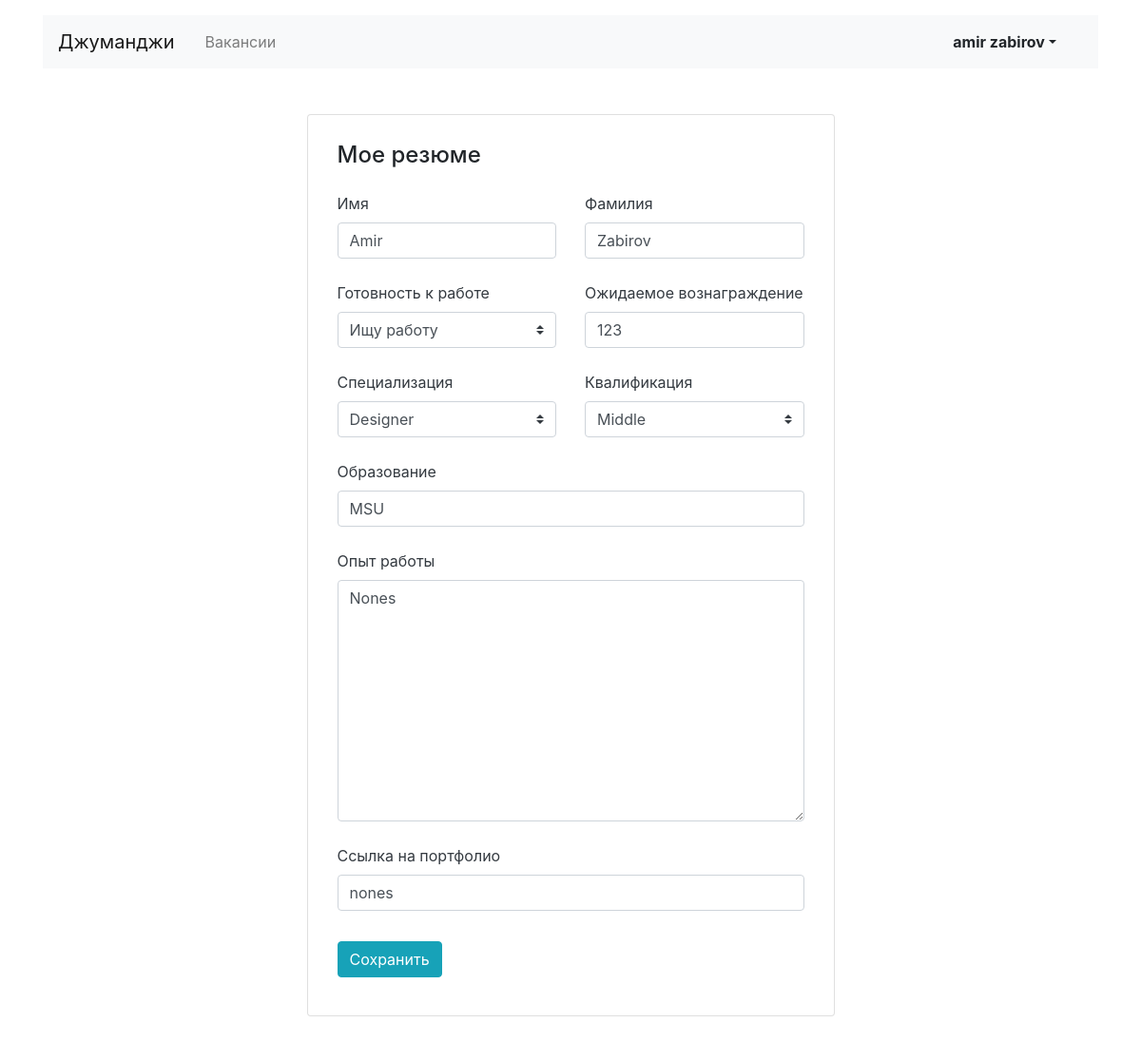
Before: /myresume/edit (signed in) with the older database file.
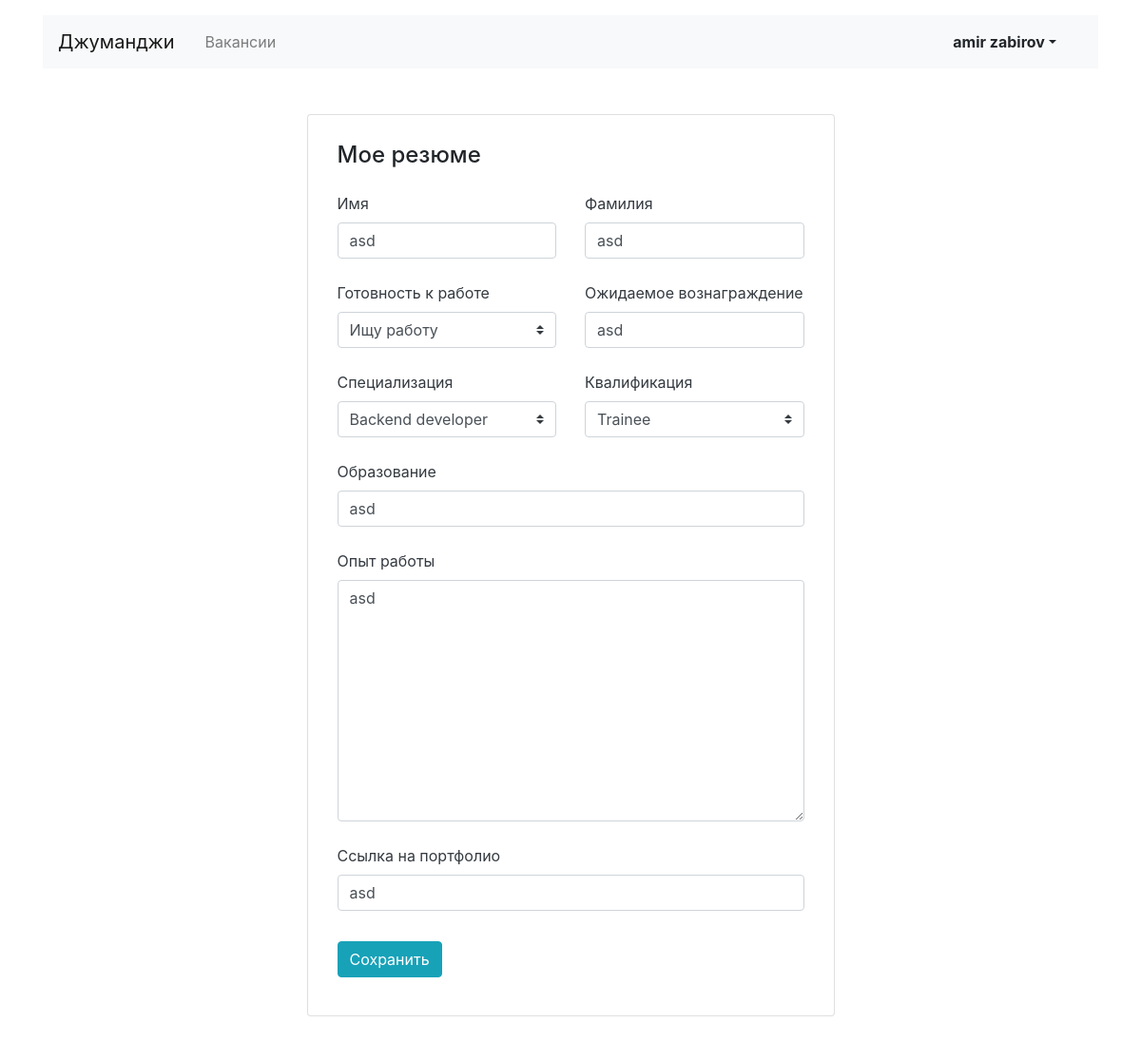
After: the same page with the newer database file.
### job_app/models.py (models this page shows, shortened)
class Resume(models.Model):
    name = models.CharField(max_length=20, verbose_name='Ваше имя')
    surname = models.CharField(max_length=40, verbose_name='Ваша фамилия')
    status = models.CharField(max_length=30, verbose_name='Ваш статус')
    salary = models.CharField(max_length=8, verbose_name='Ваша желаемая зарплата')
    specialty = models.CharField(max_length=64, verbose_name='Ваша специальность')
    grade = models.CharField(max_length=64, verbose_name='Ваш уровень')
    education = models.CharField(max_length=64, verbose_name='Ваше образование')
    experience = models.CharField(max_length=64, verbose_name='Ваш опыт')
    portfolio = models.CharField(max_length=300, verbose_name='Ваше портфолио')
    owner = models.ForeignKey(User, on_delete=models.CASCADE, related_name='resume_owner', null=True, blank=True)

### job_app/views.py (the view, shortened to what this page needs)
# urls.py: path('myresume/edit', login_required(MyResumeEditView.as_view()), name='myresumeedit'),
class MyResumeEditView(View):
    success_message = "Резюме обновлено"
    def get(self, request):
        user = auth.get_user(request)
        resume = None
        resumeform = ResumeForm()
        if Resume.objects.filter(owner_id=user.id):
            resume = Resume.objects.get(owner_id=user.id)
            resumeform = ResumeForm(instance=resume)
        return render(request, 'week4/resume-edit.html', context={'form': resumeform, 'resume': resume})

### job_app/forms.py
class ResumeForm(forms.ModelForm):
    class Meta:
        model = Resume
        fields = ('name', 'surname', 'status', 'salary', 'specialty', 'grade', 'education', 'experience', 'portfolio')
        widgets = {
            'name': forms.TextInput(attrs={'class': 'form-control'}),
            'surname': forms.TextInput(attrs={'class': 'form-control'}),
            'status': forms.Select(attrs={'class': 'custom-select mr-sm-2'}, choices=CHOICES_STATUS),
            'salary': forms.TextInput(attrs={'class': 'form-control'}),
            'specialty': forms.Select(attrs={'class': 'custom-select mr-sm-2'}, choices=CHOICES_SPECIALTY),
            'grade': forms.Select(attrs={'class': 'custom-select mr-sm-2'}, choices=CHOICES_GRADE),
            'education': forms.TextInput(attrs={'class': 'form-control'}),
            'experience': forms.Textarea(attrs={'class': 'form-control'}),
            'portfolio': forms.TextInput(attrs={'class': 'form-control'}),
        }

### job_app/templates/week4/resume-edit.html (shortened to what this page needs)
{% extends 'week3/base.html' %}
{% block container %}
    <main class="container mt-3 pb-5">
        <section class="col-12 col-lg-6 offset-lg-3 mt-5 card">
            <div class="card-body px-3 pb-4">
                <h1 class="h4 pt-2 pb-3">Мое резюме</h1>
                <form method="post" action="{% url 'myresumeedit' %}" class="">
                    <div class="row">
                        <div class="col-12 col-md-6">
                            <div class="form-group pb-2">
                                <label class="mb-2 text-dark" for="userName">Имя</label>
                                {{ form.name }}
                            </div>
                        </div>
                        <div class="col-12 col-md-6">
                            <div class="form-group pb-2">
                                <label class="mb-2 text-dark" for="userSurname">Фамилия</label>
                                {{ form.surname }}
                            </div>
                        </div>
                    </div>
                    <div class="row">
                        <div class="col-12 col-md-6">
                            <div class="form-group pb-2">
                                <label class="mb-2 text-dark" for="userReady">Готовность к работе</label>
                                {{ form.status }}
                            </div>
                        </div>
                        <div class="col-12 col-md-6">
                            <div class="form-group pb-2">
                                <label class="mb-2 text-dark" for="userPortfolio">Ожидаемое вознаграждение</label>
                                {{ form.salary }}
                            </div>
                        </div>
                    </div>
                    <div class="row">
                        <div class="col-12 col-md-6">
                            <div class="form-group pb-2">
                                <label class="mb-2 text-dark" for="userSpecialization">Специализация</label>
                                {{ form.specialty }}
                            </div>
                        </div>
                        <div class="col-12 col-md-6">
                            <div class="form-group pb-2">
                                <label class="mb-2 text-dark" for="userQualification">Квалификация</label>
                                {{ form.grade }}
                            </div>
                        </div>
                    </div>
                    <div class="form-group pb-2">
                        <label class="mb-2 text-dark" for="userEducation">Образование</label>
                        {{ form.education }}
                    </div>
                    <div class="form-group pb-2">
                        <label class="mb-2 text-dark" for="userExperience">Опыт работы</label>
                        {{ form.experience }}
                    </div>
                    <div class="form-group pb-3">
                        <label class="mb-2 text-dark" for="userPortfolio">Ссылка на портфолио</label>
                        {{ form.portfolio }}
                    </div>
                    <div class="form-group">
                        <input type="submit" class="btn btn-info" value="Сохранить">
                    </div>
                </form>
            </div>
        </section>
    </main>
{% endblock %}

Changed rows visible on the page:
removed Resume: name "Amir", surname "Zabirov", status "Ищу работу", salary "123", specialty "Designer", grade "Middle", education "MSU", experience "Nones", portfolio "nones"
now on this page (row edited): Resume: name "asd", surname "asd", status "Ищу работу", salary "asd", specialty "Backend developer", grade "Trainee", education "asd", experience "asd", portfolio "asd"
